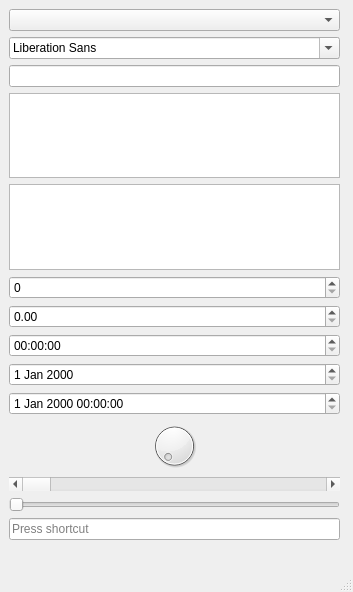
<?xml version="1.0" encoding="UTF-8"?>
<ui version="4.0">
 <class>MainWindow</class>
 <widget class="QMainWindow" name="MainWindow">
  <property name="geometry">
   <rect>
    <x>0</x>
    <y>0</y>
    <width>353</width>
    <height>592</height>
   </rect>
  </property>
  <property name="windowTitle">
   <string>MainWindow</string>
  </property>
  <widget class="QWidget" name="centralwidget">
   <widget class="QWidget" name="verticalLayoutWidget">
    <property name="geometry">
     <rect>
      <x>9</x>
      <y>9</y>
      <width>331</width>
      <height>531</height>
     </rect>
    </property>
    <layout class="QVBoxLayout" name="verticalLayout">
     <item>
      <widget class="QComboBox" name="comboBox"/>
     </item>
     <item>
      <widget class="QFontComboBox" name="fontComboBox"/>
     </item>
     <item>
      <widget class="QLineEdit" name="lineEdit"/>
     </item>
     <item>
      <widget class="QTextEdit" name="textEdit"/>
     </item>
     <item>
      <widget class="QPlainTextEdit" name="plainTextEdit"/>
     </item>
     <item>
      <widget class="QSpinBox" name="spinBox"/>
     </item>
     <item>
      <widget class="QDoubleSpinBox" name="doubleSpinBox"/>
     </item>
     <item>
      <widget class="QTimeEdit" name="timeEdit"/>
     </item>
     <item>
      <widget class="QDateEdit" name="dateEdit"/>
     </item>
     <item>
      <widget class="QDateTimeEdit" name="dateTimeEdit"/>
     </item>
     <item>
      <widget class="QDial" name="dial"/>
     </item>
     <item>
      <widget class="QScrollBar" name="horizontalScrollBar">
       <property name="orientation">
        <enum>Qt::Horizontal</enum>
       </property>
      </widget>
     </item>
     <item>
      <widget class="QSlider" name="horizontalSlider">
       <property name="orientation">
        <enum>Qt::Horizontal</enum>
       </property>
      </widget>
     </item>
     <item>
      <widget class="QKeySequenceEdit" name="keySequenceEdit"/>
     </item>
    </layout>
   </widget>
  </widget>
  <widget class="QMenuBar" name="menubar">
   <property name="geometry">
    <rect>
     <x>0</x>
     <y>0</y>
     <width>353</width>
     <height>21</height>
    </rect>
   </property>
  </widget>
  <widget class="QStatusBar" name="statusbar"/>
 </widget>
 <resources/>
 <connections/>
</ui>
